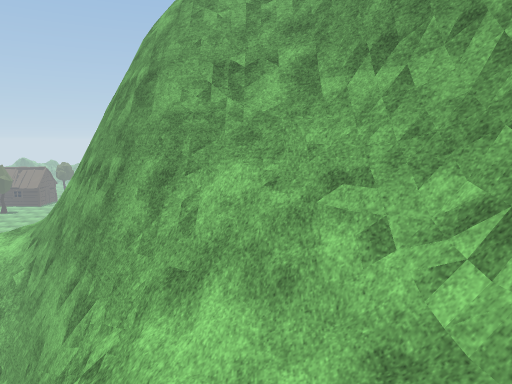
View 1 (above)

13 first-person views from a walk through a Unity game level. The camera is 1.2 m above the floor, tilts 8° down and sees 70° across. The floor is counted in squares, 1 m on a side. Each view is taken from the middle of a square. On the plan, view 1 faces up. The plan holds only what a view shows up to about 15 squares ahead; the rest is blank. The place goes on beyond the plan. The player is left out. Some surface patterns are stand-ins.

View 2
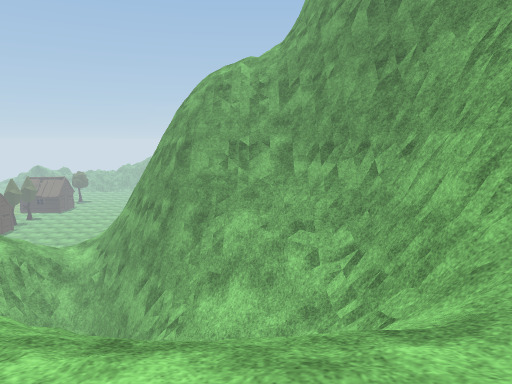

View 3
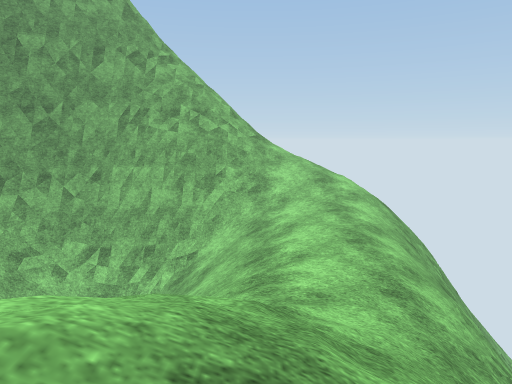

View 4
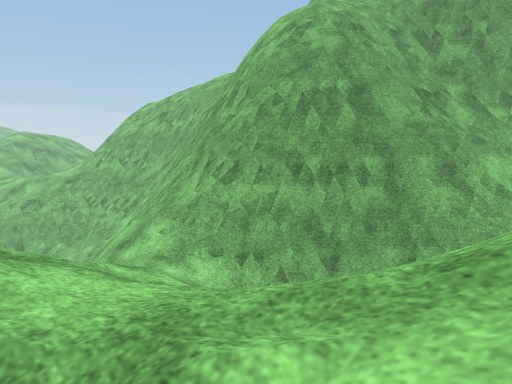

View 5
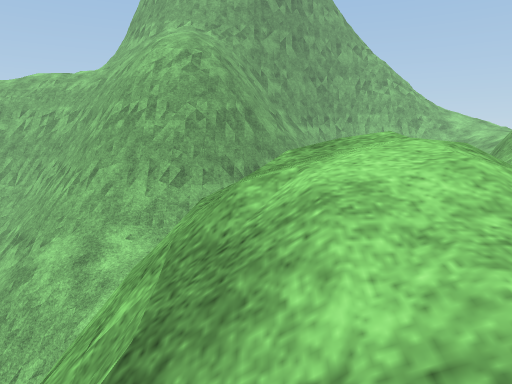

View 6
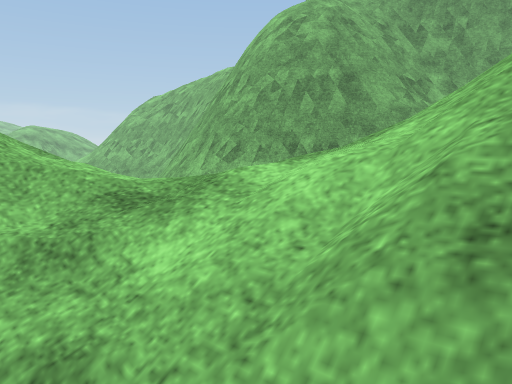

View 7
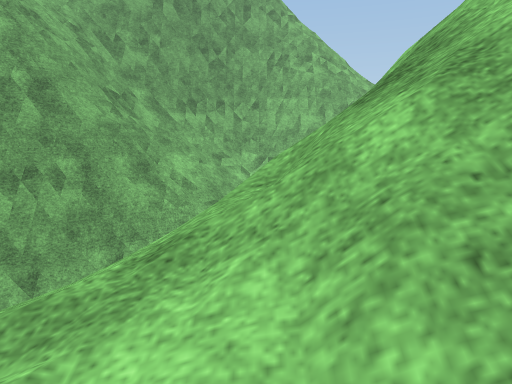

View 8
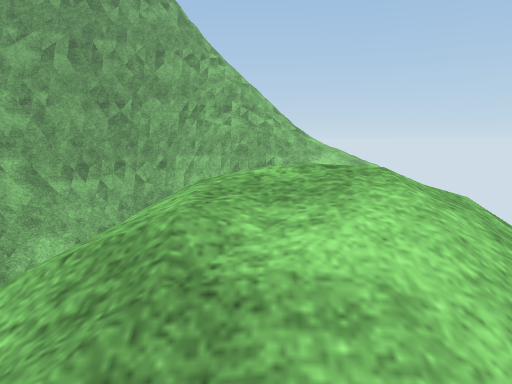

View 9
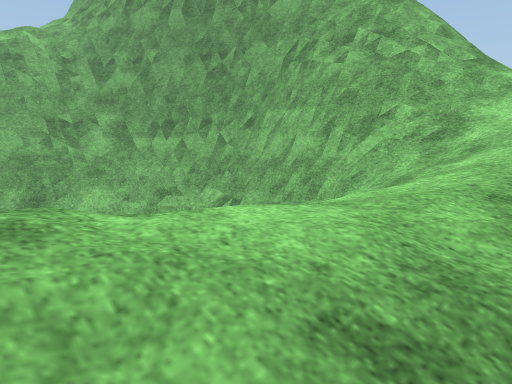

View 10
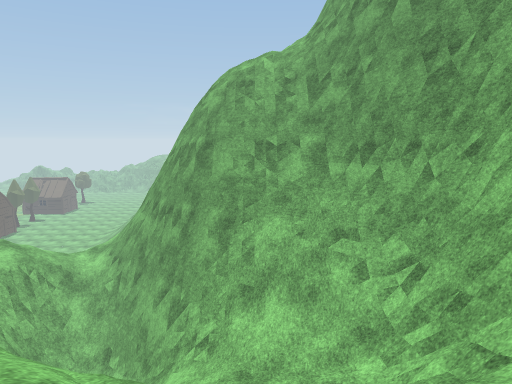

View 11
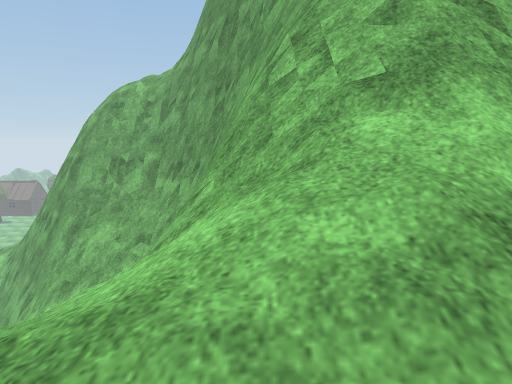

View 12
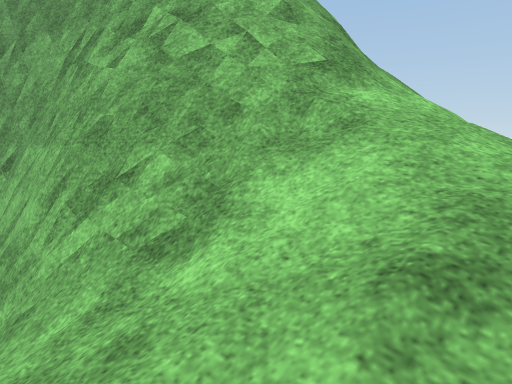

View 13
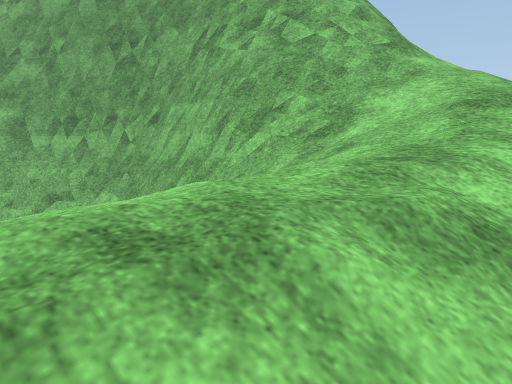

### Floor plan
Key: @ floor where view 1 was taken; # wall or solid block; x gap in a wall; . main floor; : floor 0.5 m higher than the main floor; - floor 1 m lower than the main floor; + floor 2 m higher than the main floor; _ floor 2.25 m lower than the main floor; < floor 4.75 m lower than the main floor; ( floor 5 m lower than the main floor; / step, stairs or slope; = window, fence, low wall or low ledge; v drop or lower ground.
Columns run from 20 left of view 1 to 9 right of it. Each row starts with its distance up from view 1.
 20              =##
 19             /##
 18           v</##
 17          #v//#
 16          #v//#
 15           ///#
 14           ///#
 13            //#
 12    v       //##
 11  vvv      ///##
 10 ////    /////=#
  9  /..   ////=###
  8   //  ///  #=   ######
  7       ///  #######===##
  6      //-/  ##= ===_//###
  5      //-/v      (/////##
  4      /////       /////=#
  3      //////v      ////##
  2         ///vv       //##
  1          //     x    /#####
  0         //+     ////@/=.=####
 -1          //+//  ////////===##
 -2           //////////////##/##=
 -3             ///:....////////
 -4              ////..::://////
 -5               /////////////
 -6                ///////////
 -7                 vvvvv////
 -8                   v vvvv
 -9                      vvvv

Where each view was taken, in squares from view 1:
view 1: 0 up, 0 right, facing up
view 2: 5 down, 0 right, facing up
view 3: 2 down, 10 left, facing right
view 4: 4 up, 14 left, facing up-right
view 5: 10 up, 20 left, facing right
view 6: 3 up, 15 left, facing up-right
view 7: 4 up, 14 left, facing right
view 8: 0 up, 12 left, facing right
view 9: 5 down, 5 left, facing up-right
view 10: 4 down, 1 left, facing up
view 11: 6 down, 5 right, facing up
view 12: 5 down, 2 right, facing up-right
view 13: 6 down, 2 left, facing up-right
